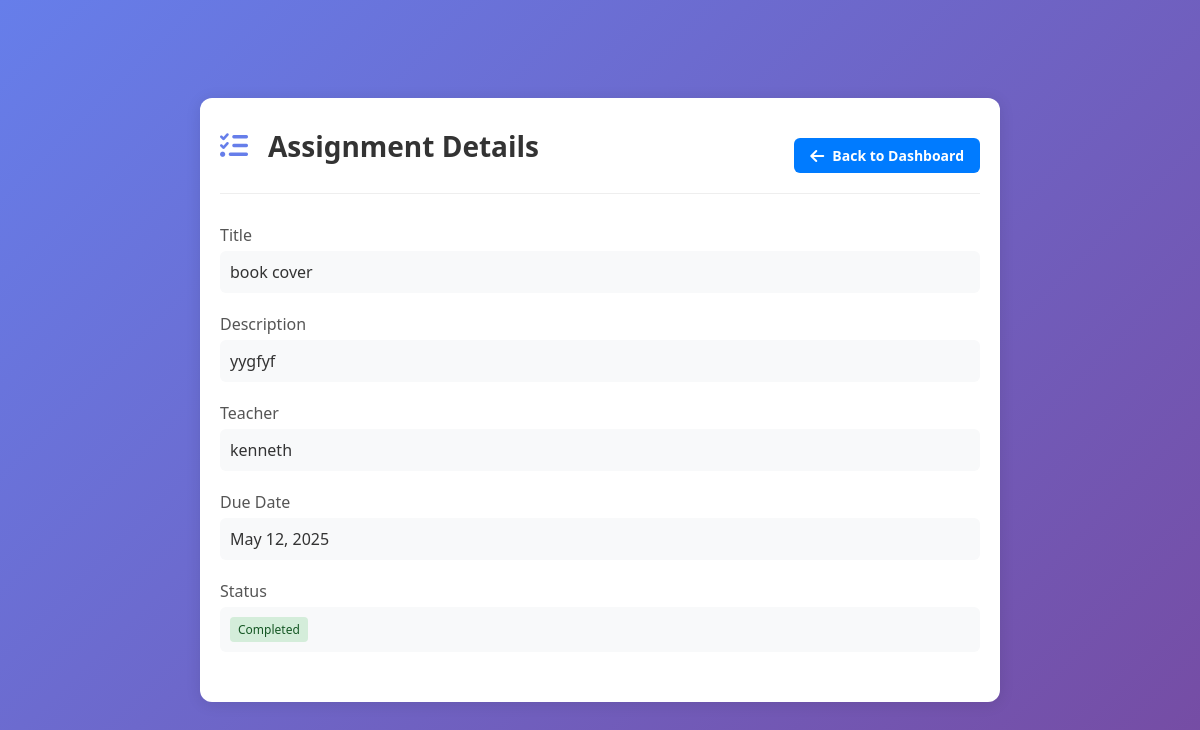
The app's page /pages/view_assignment.php?id=1 (signed in) with its own data.
### tables this page shows
CREATE TABLE `assignments` (
  `id` int(11) NOT NULL,
  `title` varchar(255) NOT NULL,
  `description` text DEFAULT NULL,
  `teacher_id` int(11) NOT NULL,
  `user_id` int(11) NOT NULL,
  `due_date` datetime NOT NULL,
  `status` enum('pending','completed','overdue') NOT NULL DEFAULT 'pending',
  `submission_file` varchar(255) DEFAULT NULL,
  `submission_date` datetime DEFAULT NULL,
  `feedback` text DEFAULT NULL,
  `grade` decimal(5,2) DEFAULT NULL,
  `is_deleted` tinyint(1) NOT NULL DEFAULT 0,
  `created_at` timestamp NOT NULL DEFAULT current_timestamp(),
  `updated_at` timestamp NOT NULL DEFAULT current_timestamp() ON UPDATE current_timestamp()
);

CREATE TABLE `users` (
  `id` int(11) NOT NULL,
  `name` varchar(100) NOT NULL,
  `email` varchar(100) NOT NULL,
  `password` varchar(255) NOT NULL,
  `role` enum('admin','teacher','user') NOT NULL DEFAULT 'user',
  `verification_code` varchar(6) DEFAULT NULL,
  `is_verified` tinyint(1) NOT NULL DEFAULT 0,
  `status` tinyint(1) NOT NULL DEFAULT 1,
  `last_login` timestamp NULL DEFAULT NULL,
  `login_attempts` int(11) NOT NULL DEFAULT 0,
  `password_reset_token` varchar(64) DEFAULT NULL,
  `password_reset_expires` timestamp NULL DEFAULT NULL,
  `created_at` timestamp NOT NULL DEFAULT current_timestamp()
);

### pages/view_assignment.php (the view, shortened to what this page needs)
<?php
require_once __DIR__ . '/../config/database.php';
$assignment_id = $_GET['id'] ?? null;
$query = "
    SELECT a.*,
           t.name as teacher_name,
           s.name as student_name
    FROM assignments a
    JOIN users t ON a.teacher_id = t.id
    JOIN users s ON a.user_id = s.id
    WHERE a.id = ? AND a.is_deleted = 0
";
$params = [$assignment_id];
$stmt = $conn->prepare($query);
$stmt->execute($params);
$assignment = $stmt->fetch();
$dashboard = match($_SESSION['role'] ?? 'user') {
    'admin' => 'admin_dashboard.php',
    'teacher' => 'teacher_dashboard.php',
    default => 'user_dashboard.php'
};
?>
<!DOCTYPE html>
<html lang="en">
<head>
    <link rel="stylesheet" href="styles.css">
    <link rel="stylesheet" href="https://cdnjs.cloudflare.com/ajax/libs/font-awesome/6.0.0/css/all.min.css">
</head>
<body>
    <div class="container">
        <div class="header">
            <h1><i class="fas fa-tasks"></i> Assignment Details</h1>
            <div class="actions">
                <a href="<?= $dashboard ?>" class="btn">
                    <i class="fas fa-arrow-left"></i> Back to Dashboard
                </a>
            </div>
        </div>
        <div class="assignment-details">
            <div class="detail-group">
                <label>Title</label>
                <div class="value"><?= htmlspecialchars($assignment['title']) ?></div>
            </div>
            <div class="detail-group">
                <label>Description</label>
                <div class="value"><?= nl2br(htmlspecialchars($assignment['description'])) ?></div>
            </div>
            <div class="detail-group">
                <label>Teacher</label>
                <div class="value"><?= htmlspecialchars($assignment['teacher_name']) ?></div>
            </div>
            <div class="detail-group">
                <label>Due Date</label>
                <div class="value"><?= date('F d, Y', strtotime($assignment['due_date'])) ?></div>
            </div>
            <div class="detail-group">
                <label>Status</label>
                <div class="value">
                    <span class="status-badge status-<?= strtolower($assignment['status']) ?>">
                        <?= ucfirst(htmlspecialchars($assignment['status'])) ?>
                    </span>
                </div>
            </div>
        </div>
    </div>
</body>
</html>

### assets/styles.css (style rules this page uses)
:root { --primary-color: #007BFF; --secondary-color: #6c757d; --success-color: #28a745; --danger-color: #dc3545; --warning-color: #ffc107; --info-color: #17a2b8; --light-color: #f8f9fa; --dark-color: #343a40; --border-radius: 8px; --box-shadow: 0 2px 15px rgba(0, 0, 0, 0.1); --transition: all 0.3s ease; }
* { margin: 0; padding: 0; box-sizing: border-box; font-family: 'Segoe UI', Tahoma, Geneva, Verdana, sans-serif; }
body { background: linear-gradient(135deg, #667eea 0%, #764ba2 100%); min-height: 100vh; display: flex; align-items: center; justify-content: center; padding: 20px; }
.container { width: 100%; max-width: 400px; background: rgba(255, 255, 255, 0.95); border-radius: 15px; box-shadow: 0 8px 32px rgba(0, 0, 0, 0.1); backdrop-filter: blur(10px); padding: 30px; }
h1 { color: #333; text-align: center; margin-bottom: 30px; font-size: 28px; }
h1 i { margin-right: 10px; color: #667eea; }
label { display: block; margin-bottom: 8px; color: #555; font-weight: 500; }
.btn { width: 100%; padding: 12px; background: #667eea; color: white; border: none; border-radius: 8px; font-size: 16px; font-weight: 600; cursor: pointer; transition: all 0.3s ease; display: flex; align-items: center; justify-content: center; gap: 10px; }

### pages/view_assignment.php (style rules this page uses)
body { font-family: 'Arial', sans-serif; margin: 0; padding: 0; background-color: #f4f4f9; }
.container { width: 90%; max-width: 800px; margin: 20px auto; background: #fff; padding: 20px; border-radius: 12px; box-shadow: 0 2px 15px rgba(0, 0, 0, 0.1); }
.header { display: flex; justify-content: space-between; align-items: center; margin-bottom: 30px; padding-bottom: 20px; border-bottom: 1px solid #eee; }
.header h1 { margin: 0; color: #333; display: flex; align-items: center; gap: 10px; }
.assignment-details { margin-bottom: 30px; }
.detail-group { margin-bottom: 20px; }
.detail-group label { display: block; font-weight: 500; color: #555; margin-bottom: 5px; }
.detail-group .value { padding: 10px; background: #f8f9fa; border-radius: 6px; color: #333; }
.status-badge { display: inline-block; padding: 4px 8px; border-radius: 4px; font-size: 12px; font-weight: 500; }
.status-completed { background-color: #d4edda; color: #155724; }
.btn { display: inline-flex; align-items: center; gap: 8px; padding: 8px 16px; background-color: #007BFF; color: #fff; border: none; border-radius: 6px; cursor: pointer; text-decoration: none; font-size: 14px; transition: background-color 0.3s; }
.btn i { font-size: 16px; }
.actions { display: flex; gap: 10px; margin-top: 20px; }

### records on screen
assignments: title "book cover", description "yygfyf", teacher.name "kenneth", due_date "May 12, 2025", status "Completed"
